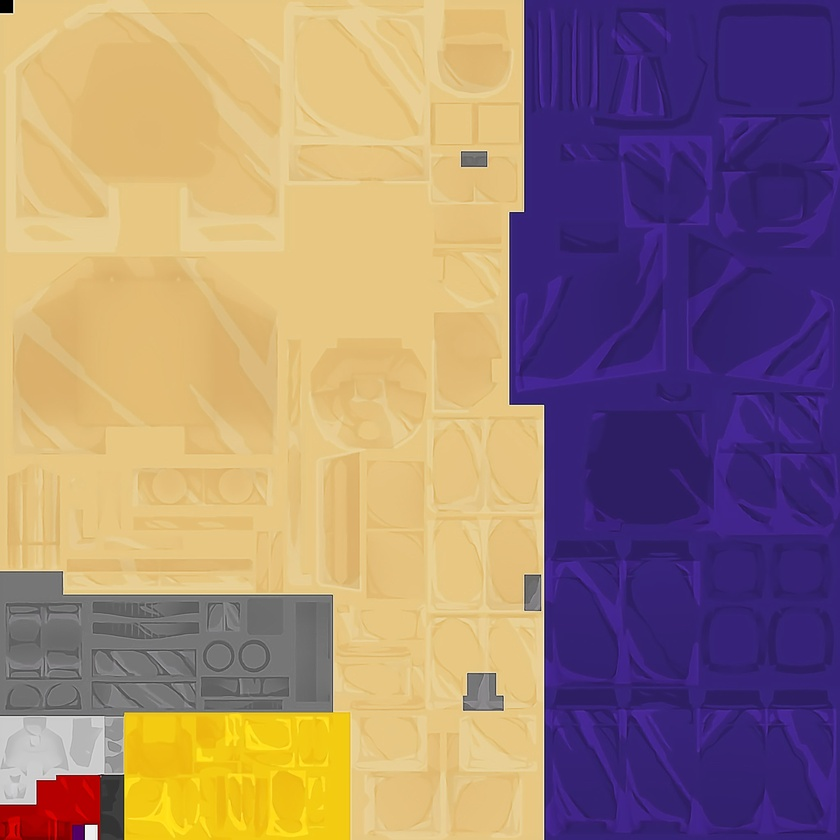
#> input picture 3rd-party-models/blitzwing_extracted/rar/Body.jpg, 840 x 840 px, shrunk from 2048 x 2048 before the run, found by its file name; its folder holds only this picture in this run
$ python build_textures_for_unity.py
#> lines starting #> are read from the running program, lines starting #| are printed output that depends on the picture
import sys
if hasattr(sys.stdout, 'reconfigure'):
    sys.stdout.reconfigure(encoding='utf-8')
if hasattr(sys.stderr, 'reconfigure'):
    sys.stderr.reconfigure(encoding='utf-8')

from pathlib import Path
from PIL import Image, ImageFilter
import numpy as np

SRC_DIR = Path(r"E:\Agent\TFTF-blender\3rd-party-models\blitzwing_extracted\rar")
OUT_DIR = Path(r"E:\Agent\TFTF-blender\toolchain\unity_build_project\Assets\Blitzwing\Textures")
OUT_DIR.mkdir(parents=True, exist_ok=True)

def process_texture_set(prefix, base_file, high_file, line_file=None):
#> called with prefix = 'Body', base_file = 'Body.jpg', high_file = 'Body_Highlights.jpg', line_file = 'Body_2.jpg'
    base_path = SRC_DIR / base_file
    high_path = SRC_DIR / high_file if high_file else None

    if not base_path.exists():
        print(f"Skipping {prefix}: {base_file} not found")
        return

    diff = Image.open(base_path).convert("RGBA")
    w, h = diff.size
#> w = 840; h = 840

    # 1. Save Diffuse PNG
    diff_out = OUT_DIR / f"{prefix}_Diffuse.png"
    diff.save(diff_out)

    # 2. Build Normal Map (OpenGL Tangent Normal)
    # R=X (128), G=Y (128), B=Z (255) with edge relief from line_file / grayscale
    if line_file and (SRC_DIR / line_file).exists():
        gray = Image.open(SRC_DIR / line_file).convert("L")
    else:
        gray = diff.convert("L")
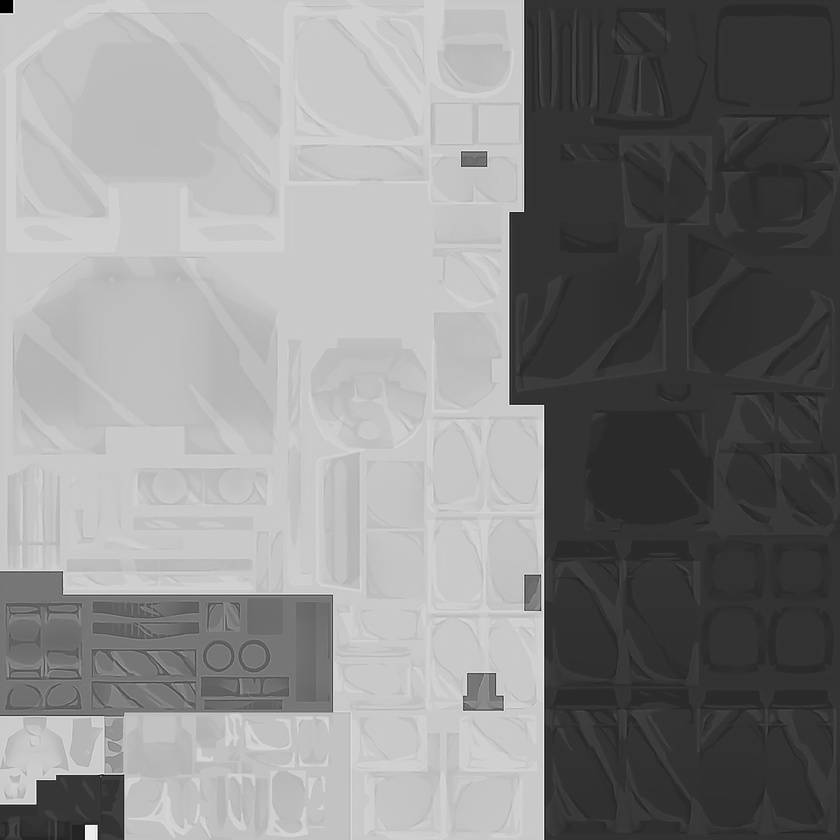
#> gray: PIL image 840x840 L; min 0, max 252, mean 136.3

    # Simple Sobel / gradient bump
    gray_arr = np.array(gray, dtype=np.float32)
    # Gradients
    gy, gx = np.gradient(gray_arr)
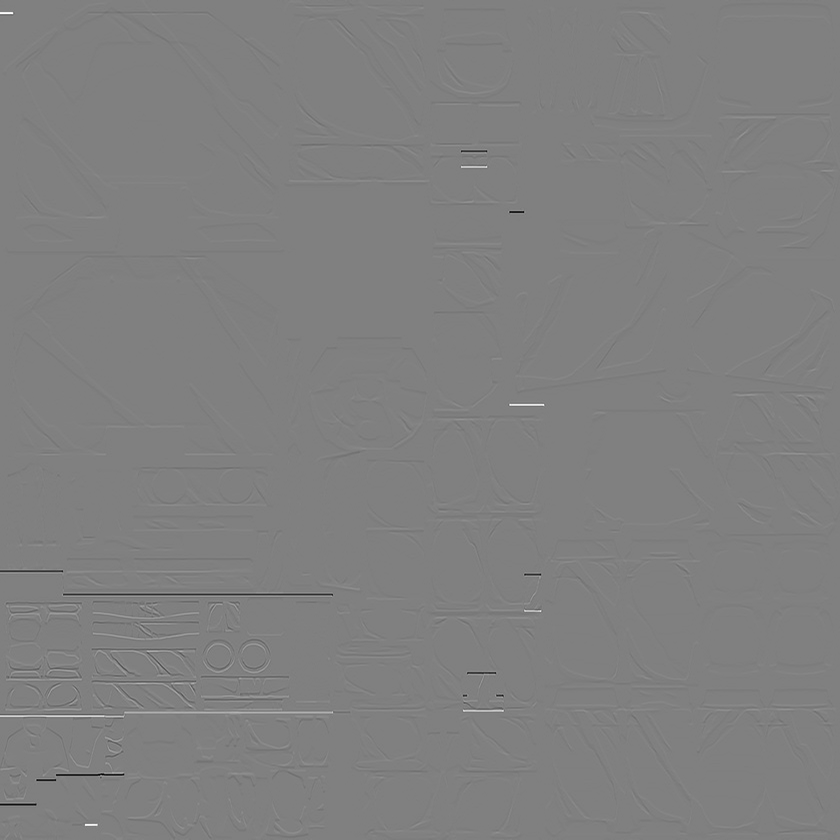
#> gy: shape (840, 840) float32; min -116, max 115, mean 0; drawn with min black and max white
    # Scale bump strength
    strength = 1.5
    nx = -gx * strength
    ny = -gy * strength
    nz = np.ones_like(nx) * 255.0

    norm = np.sqrt(nx**2 + ny**2 + nz**2)
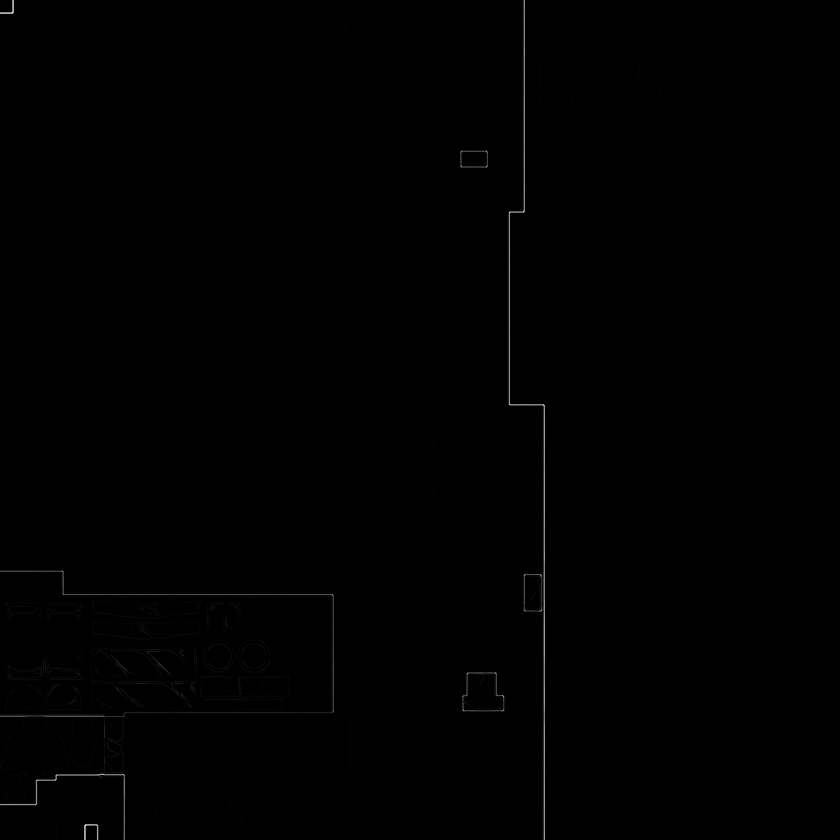
#> norm: shape (840, 840) float32; min 255, max 329.6, mean 255.2; drawn with min black and max white
    nx /= norm
    ny /= norm
    nz /= norm

    r_chan = np.clip((nx * 0.5 + 0.5) * 255.0, 0, 255).astype(np.uint8)
    g_chan = np.clip((ny * 0.5 + 0.5) * 255.0, 0, 255).astype(np.uint8)
    b_chan = np.clip((nz * 0.5 + 0.5) * 255.0, 0, 255).astype(np.uint8)

    nm_img = Image.fromarray(np.stack([r_chan, g_chan, b_chan], axis=-1), mode="RGB")
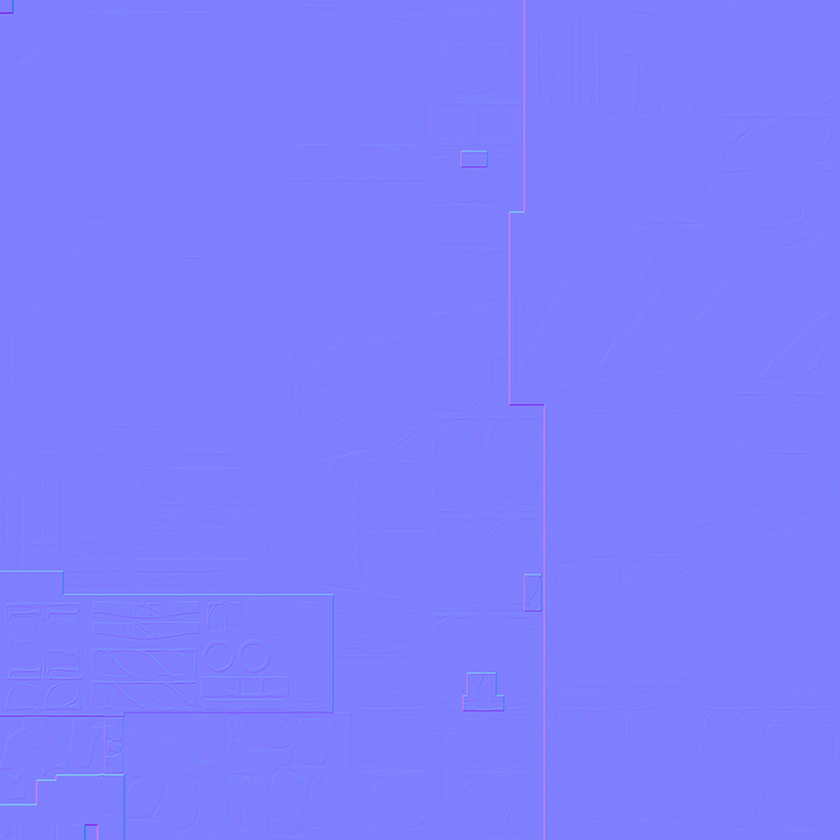
#> nm_img: PIL image 840x840 RGB; mean R, G, B 127.1, 127, 254.3
    nm_out = OUT_DIR / f"{prefix}_Normal.png"
    nm_img.save(nm_out)

    # 3. Build RAOE Map (R: Roughness, G: AO, B: Metallic, A: Emissive)
    if high_path and high_path.exists():
        h_arr = np.array(Image.open(high_path).convert("L"), dtype=np.float32) / 255.0
    else:
        h_arr = np.ones((h, w), dtype=np.float32) * 0.5

    # Roughness: inverted highlight (smoother where highlighted)
    roughness = np.clip((1.0 - h_arr * 0.6) * 255.0, 50, 240).astype(np.uint8)
    # AO: ~0.90 with subtle cavity shadows
    ao = np.clip((gray_arr / 255.0 * 0.3 + 0.7) * 255.0, 100, 255).astype(np.uint8)
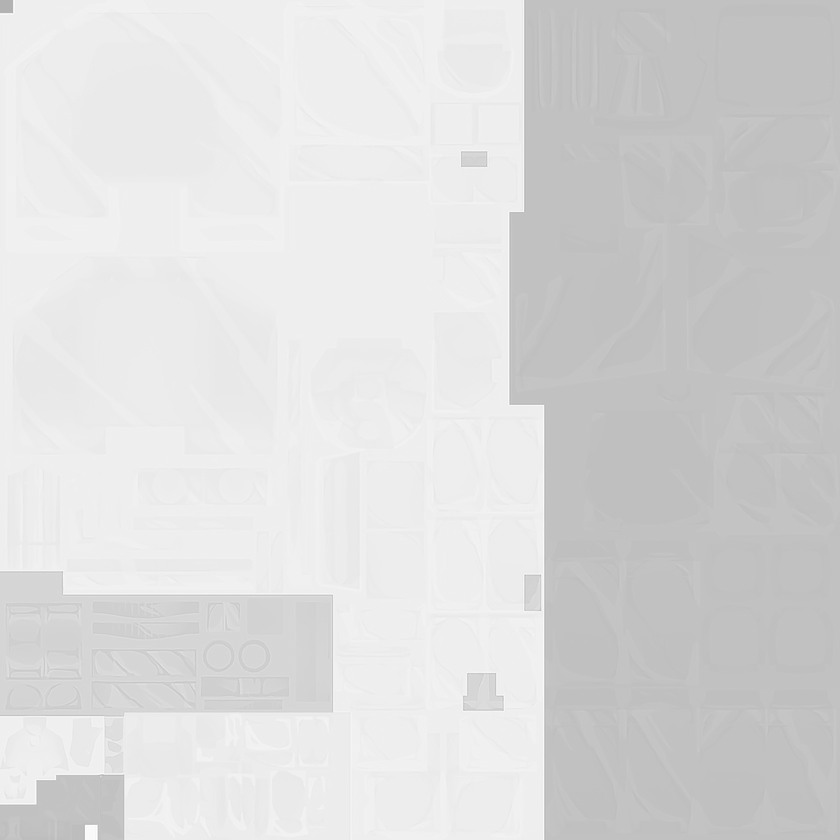
#> ao: shape (840, 840); min 178, max 254, mean 218.9
    # Metallic: ~0.65 for mechanical armor
    metallic = np.clip((h_arr * 0.5 + 0.4) * 255.0, 40, 220).astype(np.uint8)
    # Emissive: Default 0
    emissive = np.zeros((h, w), dtype=np.uint8)

    raoe_img = Image.fromarray(np.stack([roughness, ao, metallic, emissive], axis=-1), mode="RGBA")
    raoe_out = OUT_DIR / f"{prefix}_RAOE.png"
    raoe_img.save(raoe_out)

    print(f"[✓] Generated PBR set for '{prefix}': {diff_out.name}, {nm_out.name}, {raoe_out.name}")

# Process all sets
process_texture_set("Body", "Body.jpg", "Body_Highlights.jpg", "Body_2.jpg")
process_texture_set("Legs", "Legs.jpg", "Legs_Highlights.jpg", "Legs_2.jpg")
process_texture_set("Hands", "Hands.jpg", "Hands_Highlights.jpg", "Hands_2.jpg")
process_texture_set("Tank", "Body_Alt_Tank.jpg", "Body_Alt_Tank_Highlights.jpg", "Body_Alt_Tank_2.jpg")
process_texture_set("Treads", "Body_Alt_Treads.jpg", "Treads_Highlights.jpg", "Body_Alt_Treads_2.jpg")
process_texture_set("Jet", "Body_Alt_Jet.jpg", "Body_Alt_Jet_Highlights.jpg", "Body_Alt_Jet_2.jpg")

print("=== ALL TEXTURES PROCESSED SUCCESSFULLY ===")
